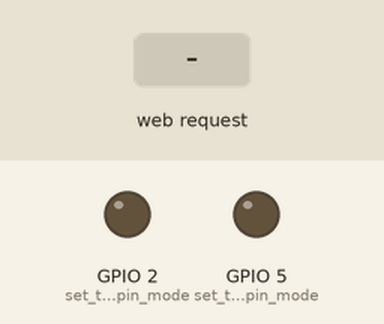
Recording of a sketch running on a simulated ESP32. Shown: output pins drawn as LEDs (lit = HIGH). Inputs (shaded band) come from the test bench. WiFi joins after 1.5 s; servers stay silent unless stated; what the sketch prints to the serial monitor is not drawn.

Above: at 2.7 s.
2.8 s: HTTP request GET /H received
At 3.9 s:
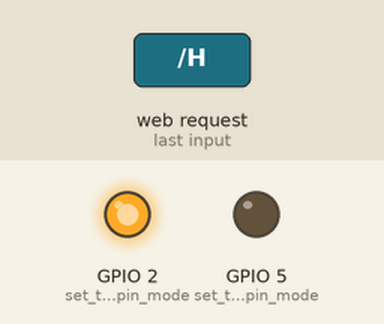
5.8 s: HTTP request GET /L received
Timing chart, 0 to 8.8 s (numbered marks = the images above; inputs shaded):
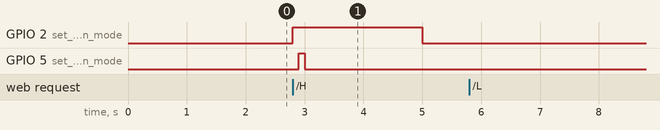

Measured:
- after the input at 2.8 s, GPIO 2 (set_the_LED_pin_mode): LOW → HIGH at once, → LOW 2.2 s later; GPIO 5 (set_the_LED_pin_mode): LOW → HIGH after 0.10 s, → LOW 0.10 s later
- after the input at 5.8 s, every drawn part: stays the same

The sketch:

ESP32_Roombastarter.ino
```cpp
/*
 WiFi Web Server Roomba start
 A simple web server that lets start you a iRobot Roomba via the web.
 This sketch will print the IP address of your WiFi Shield (once connected)
 to the Serial monitor. From there, you can open that address in a web browser
 to start cleaning or dock the roomba.
 If the IP address of your shield is yourAddress:
 http://yourAddress/H sends cleaning command
 http://yourAddress/L sends dock command

 This example is written for a network using WPA encryption. For
 WEP or WPA, change the Wifi.begin() call accordingly.
 Circuit:
 * ESP32
 * Roomba wakeup pin attached to pin 5
 * Roomba RXD pin attached to pin 17

 created for arduino
ported for esp32 devboard V1
17.02.2019 by www.rohrhofer.org

 */

#include <WiFi.h>
#include <HardwareSerial.h>

HardwareSerial SerialRoomba(1);

const char* ssid     = "WIZZ";
const char* password = "46196ace4a";

WiFiServer server(80);

void setup()
{
    Serial.begin(115200);
    SerialRoomba.begin(115200,SERIAL_8N1, 16, 17);    //Baud rate, parity mode, RX, TX


    pinMode(5, OUTPUT);      // set the LED pin mode
    pinMode(2, OUTPUT);      // set the LED pin mode "OnboardLED"

    delay(10);

    // We start by connecting to a WiFi network

    Serial.println();
    Serial.println();
    Serial.print("Connecting to ");
    Serial.println(ssid);

    WiFi.begin(ssid, password);

    while (WiFi.status() != WL_CONNECTED) {
        delay(500);
        Serial.print(".");
    }

    Serial.println("");
    Serial.println("WiFi connected.");
    Serial.println("IP address: ");
    Serial.println(WiFi.localIP());

    server.begin();

}

int value = 0;

void loop(){
 WiFiClient client = server.available();   // listen for incoming clients

  if (client) {                             // if you get a client,
    Serial.println("New Client.");           // print a message out the serial port
    String currentLine = "";                // make a String to hold incoming data from the client
    while (client.connected()) {            // loop while the client's connected
      if (client.available()) {             // if there's bytes to read from the client,
        char c = client.read();             // read a byte, then
        Serial.write(c);                    // print it out the serial monitor
        if (c == '\n') {                    // if the byte is a newline character

          // if the current line is blank, you got two newline characters in a row.
          // that's the end of the client HTTP request, so send a response:
          if (currentLine.length() == 0) {
            // HTTP headers always start with a response code (e.g. HTTP/1.1 200 OK)
            // and a content-type so the client knows what's coming, then a blank line:
            client.println("HTTP/1.1 200 OK");
            client.println("Content-type:text/html");
            client.println();

            // the content of the HTTP response follows the header:
            client.print("Click <a href=\"/H\">here</a> to Send Start Command Roomba.<br>");
            client.print("Click <a href=\"/L\">here</a> to Send SeekDock Command to Roomba.<br>");

            // The HTTP response ends with another blank line:
            client.println();
            // break out of the while loop:
            break;
          } else {    // if you got a newline, then clear currentLine:
            currentLine = "";
          }
        } else if (c != '\r') {  // if you got anything else but a carriage return character,
          currentLine += c;      // add it to the end of the currentLine
        }

        // Check to see if the client request was "GET /H" or "GET /L":
        if (currentLine.endsWith("GET /H")) {
          //digitalWrite(5, HIGH);               // GET /H turns the LED on
          digitalWrite(2, HIGH);               // GET /H turns the LED on
          // Wakeup Roomba
            //digitalWrite(5, HIGH);
            //delay(100);
            digitalWrite(5, LOW);
            delay(100);
            digitalWrite(5, HIGH);
            delay(100);
            digitalWrite(5, LOW);
            delay(1000);

          //  Start Roomba --------
              SerialRoomba.write(128);  //Start
              //SerialRoomba.write(131);  //Safe mode
              SerialRoomba.write(135);  //Clean

              delay(1000);
              digitalWrite(2, LOW);                // GET /L turns the LED off

        }
        if (currentLine.endsWith("GET /L")) {
          //digitalWrite(5, LOW);                // GET /L turns the LED off

              //  Start Roomba --------
              //SerialRoomba.write(128);  //Start
              SerialRoomba.write(143);  //Seek Dock
              delay(1000);
              digitalWrite(2, LOW);                // GET /L turns the LED off


        }
      }
    }
    // close the connection:
    client.stop();
    Serial.println("Client Disconnected.");
  }
}
```
